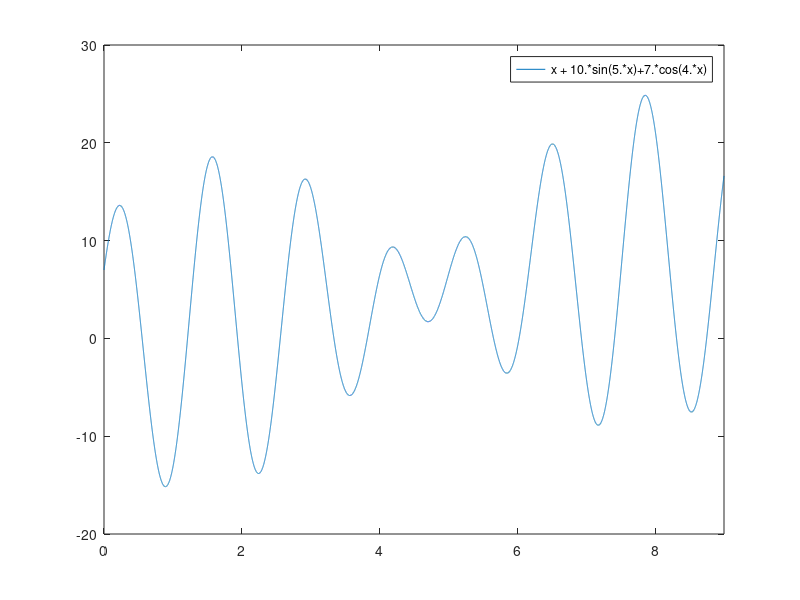

MATLAB code for this plot: (Note: this script raises an error after producing the figure.)
%GADEMO1 Introduction to the Genetic Optimization Toolbox

clf;
figure(gcf);
more on
echo on
clc
%    ==========================================================
%    GADEMO 1
%    ==========================================================

%    INITIALIZE - Initialize a poplutaton of solutions
%    GA         - Simulates evolution

pause % Strike any key for the introduction to Genetic Algorithms
clc

%    Genetic algorithms

%    A genetic algorithm is a simulation of evolution where the
%    rule of survival of the fittest is applied to a population
%    of individuals.
%    The basic genetic algorithm is as follows:
%      1. Create an initial population (usually a randomly
%         generated string)
%      2. Evaluate all of the individuals (apply some function
%         or formula to the individuals)
%      3. Select a new population from the old population based
%         on the fittness of the individuals as given by the
%         evaluation function.
%      4. Apply some genetic operators (mutation & crossover)
%         to members of the population to create new solutions.
%      5. Evaluate these newly created individuals.
%      6. Repeat steps 3-6 (one generation) until the
%         termination criteria has been satisfied (usually
%         perform for a certain fixed number of generations)
%
%    Let's look at an example

pause % Strike any key to define the problem...
clc

%   Let's consider the maximization of the following function:
%   f(x) = x + 10*sin(5*x)+7*cos(4*x) over the interval (0,9)
fplot('x + 10*sin(5*x)+7*cos(4*x)',[0 9])

%   Now, let's set up a genetic algorithm to find the maximum
%   of this problem.  First, we need to create the evaluation
%   function .m file, here is gademo1eval1.m

pause 				% Strike any key to look at gademo1eval1.m
type gademo1eval1.m
pause 					% Strike any key to continue
clc

%   Note that the evaluation function must take two parameters,
%   sol and options.  Sol is a row vector of n+1 elements where
%   the first n elements are the parameters of interest.  The
%   n+1'th element is the value of this solution.  The options
%   matrix is a row matrix of 
%   [current generation, eval options]
%   The eval function must return both the value of the sting,
%   val and the string itself, sol.  This is done so that
%   your evaluation can repair and/or improve the string.

pause 					% Strike any key to continue
clc

%   Now that we have defined the evaluation function, we now
%   have to create an initial population.  The most common way
%   to generate an initial population is to randomly generate
%   solutions within the range of interest, in this case 0-9.
%   The initializega routine will do this for you.

pause 				% Strike any key for help on initializega
clc
help initializega
pause 					% Strke any key to continue.
clc
%   Let's create a random starting popluation of size 10.
initPop=initializega(10,[0 9],'gademo1eval1');
pause 					% Strke any key to continue.

%   We can now take a look at this population.
hold on
plot (initPop(:,1),initPop(:,2),'g+')
pause % Strike any key to continue 
clc
%  We can now run the evolutionary procedure on this
%  population.
help ga
pause 					% Strike any key to continue

% Now let's run the ga for one generation.
[x endPop] = gaopt([0 9],'gademo1eval1',[],initPop,[1e-6 1 1],'maxGenTerm',1,...
  'normGeomSelect',[0.08],['arithXover'],[2 0],'nonUnifMutation',[2 1 3]);

x %The best found
%And plot the resulting the resulting population
plot (endPop(:,1),endPop(:,2),'ro')
pause 					% Strike any key to continue

% Now let's run the ga for 25 generations
[x endPop] = gaopt([0 9],'gademo1eval1',[],initPop,[1e-6 1 1],'maxGenTerm',25,...
  'normGeomSelect',[0.08],['arithXover'],[2],'nonUnifMutation',[2 25 3]);
x %The best found
% And plot the resulting the resulting population
plot (endPop(:,1),endPop(:,2),'y*')

% End of gademo1